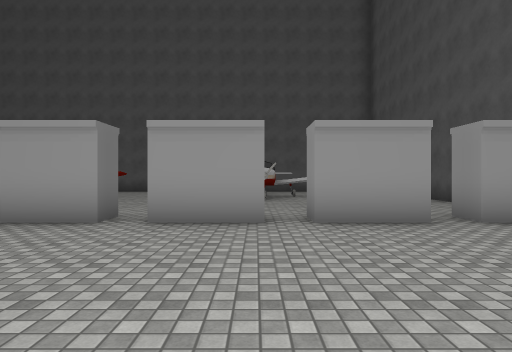
[1] (above)

24 first-person views from a walk through a Unity game level. The camera is 1.4 m above the floor, looks level and sees 75° across. The floor is counted in squares, 2 m on a side. Each view is taken from the middle of a square. On the plan, view 1 faces up. The plan holds only what a view shows up to about 10 squares ahead; the rest is blank. The place goes on beyond the plan. The player character is not drawn. Some surface patterns are stand-ins.

[2]
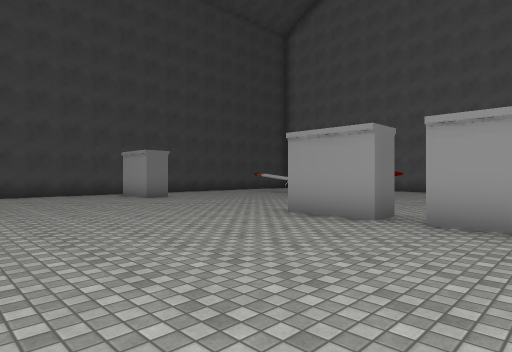

[3]
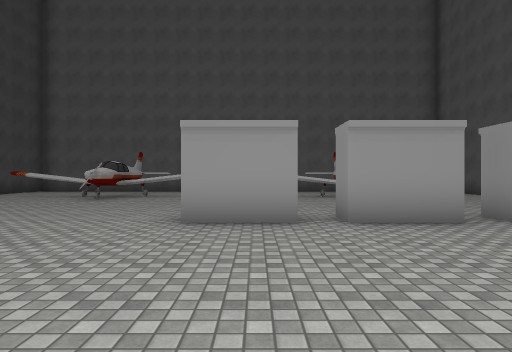

[4]
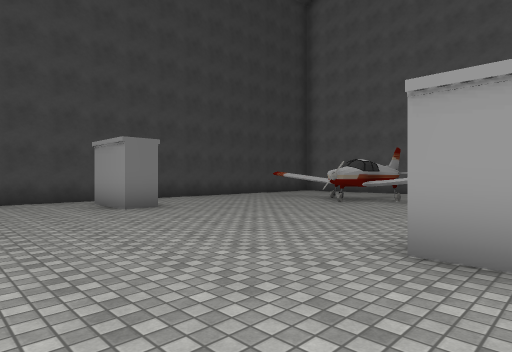

[5]
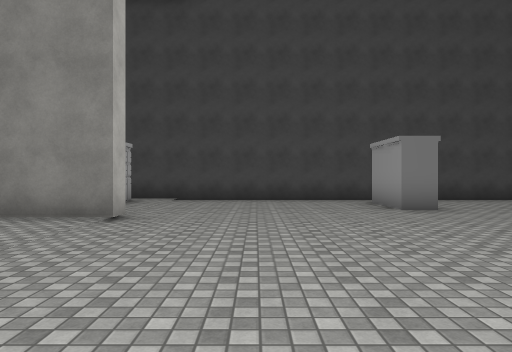

[6]
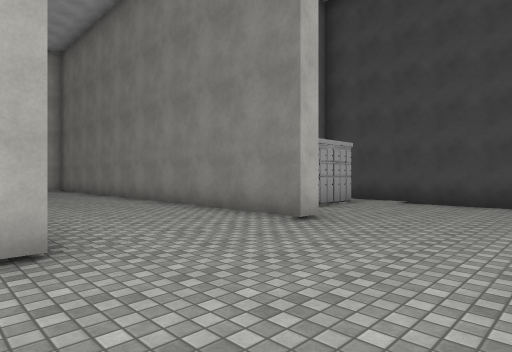

[7]
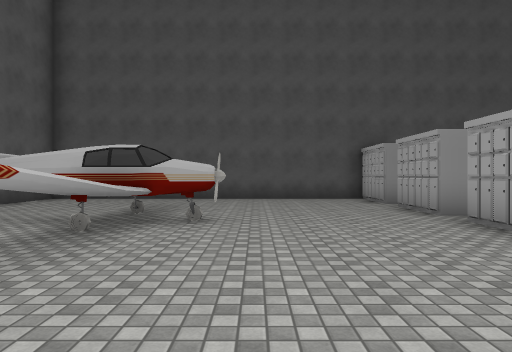

[8]
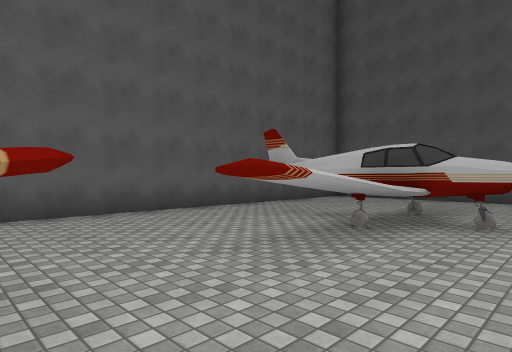

[9]
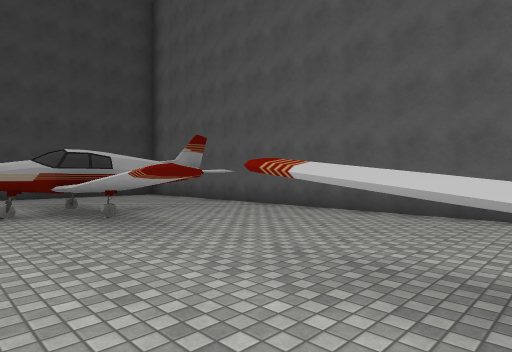

[10]
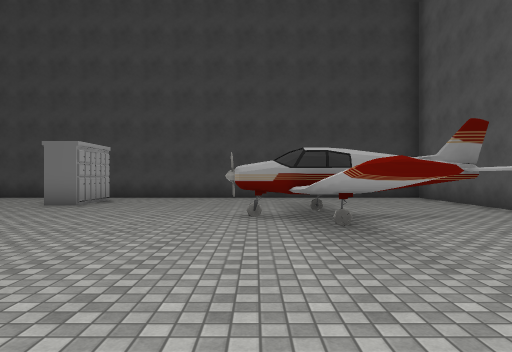

[11]
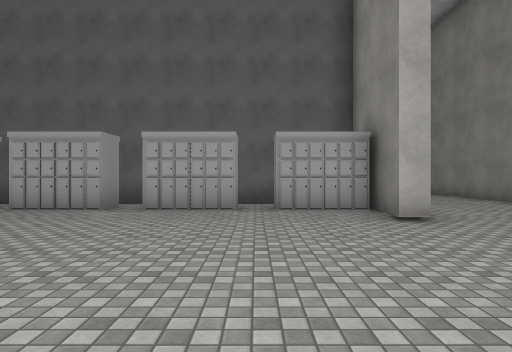

[12]
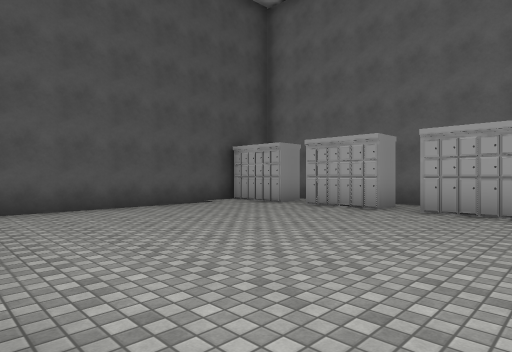

[13]
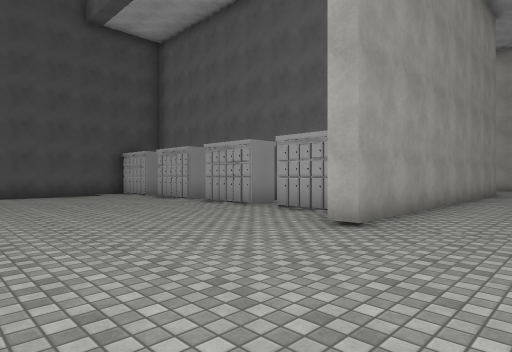

[14]
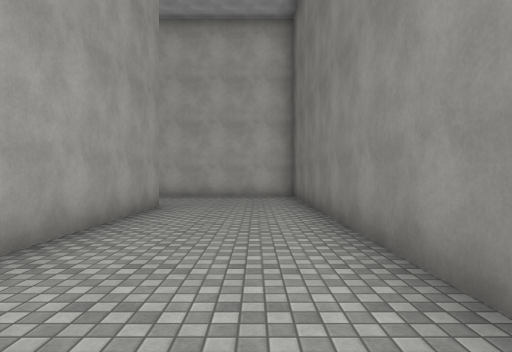

[15]
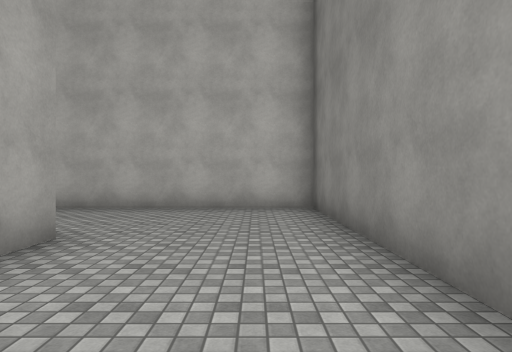

[16]
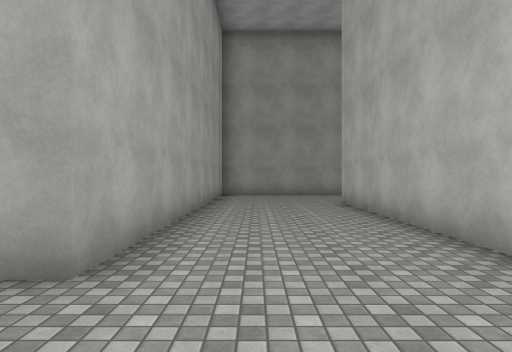

[17]
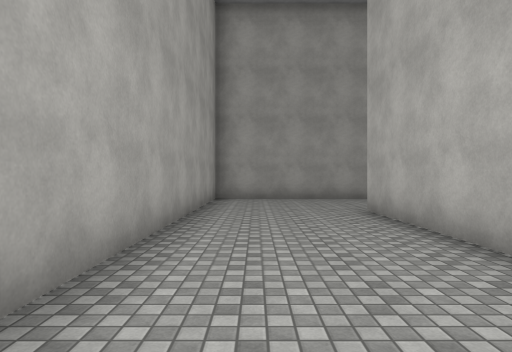

[18]
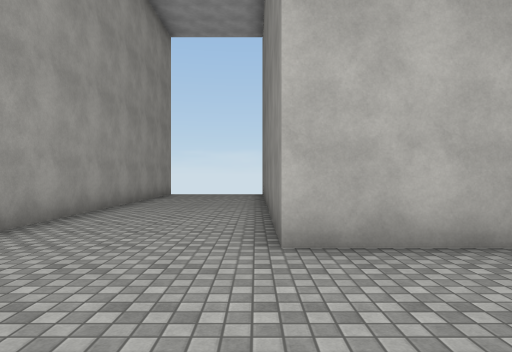

[19]
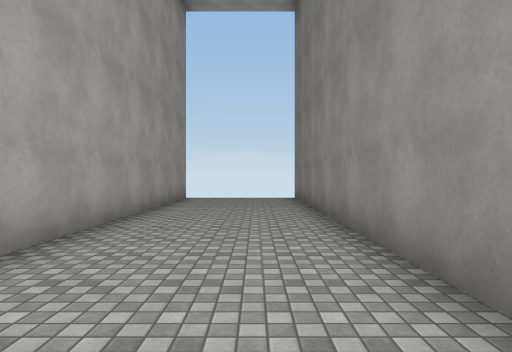

[20]
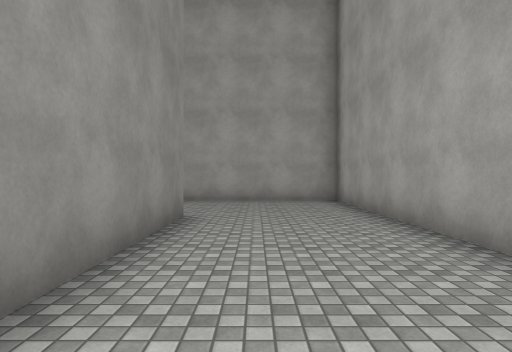

[21]
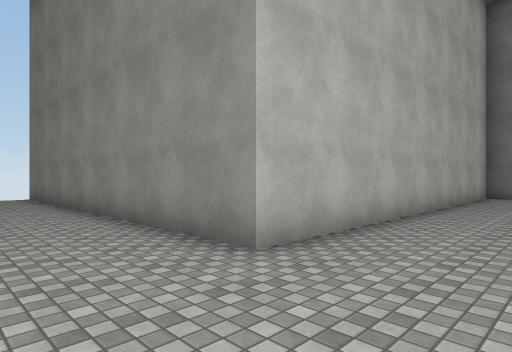

[22]
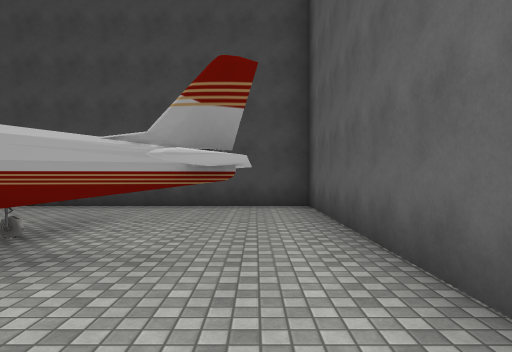

[23]
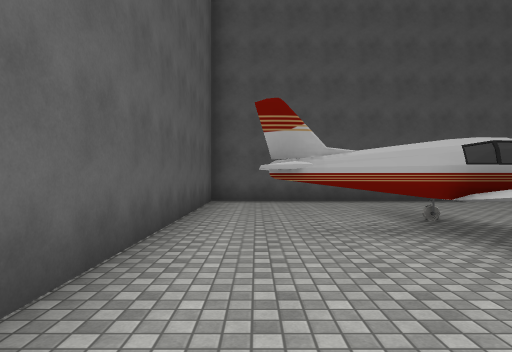

[24]
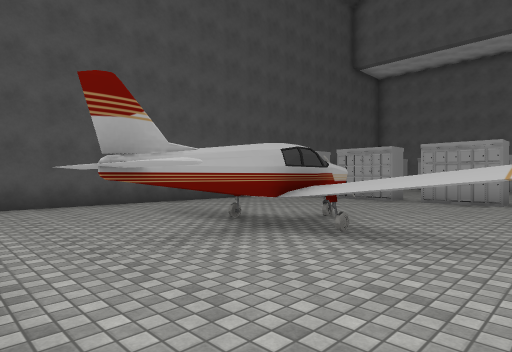

### Floor plan
Key: @ floor where view 1 was taken; # wall or solid block; x gap in a wall; . floor; ^ raised ledge; T thing the floor can be seen under or through.
Columns run from 13 left of view 1 to 6 right of it. Each row starts with its distance up from view 1.
 16 ####################
 15 #..................#
 14 #....TT......T ....#
 13 #....T.......T.....#
 12 #....T.......T.....#
 11 #. ^^T^^#.#^^T^^ ..#
 10 #....T.......T.....#
  9 #..................#
  8 #..................
  7 #..................
  6 #..................#
  5 #.##.....##.#xx#.###
  4 #..................#
  3 #..................#
  2 #..................#
  1 #..................#
  0 #............@.....#
 -1 #....#...#.........#
 -2 # ## #...##.####.###
 -3     ##...######  #
 -4     #....#
 -5     #....#
 -6     #....#
 -7     #....#
 -8     #....#
 -9     #....###########
-10     #..............#
-11     #..............#
-12     #..............#
-13     #..............#
-14     ###########....#
-15               #....#
-16               #....#
-17               #....#
-18               #....#
-19               #....#
-20               #....#
-21               #....#
-22               #....#
-23               #

Where each view was taken, in squares from view 1:
view 1: 0 up, 0 right, facing up
view 2: 0 up, 0 right, facing up-left
view 3: 0 up, 3 left, facing up
view 4: 2 up, 3 left, facing up-left
view 5: 2 up, 3 left, facing left
view 6: 3 up, 4 left, facing down-left
view 7: 9 up, 5 left, facing right
view 8: 9 up, 5 left, facing up-right
view 9: 9 up, 1 left, facing up-left
view 10: 10 up, 2 left, facing left
view 11: 5 up, 2 left, facing down
view 12: 5 up, 2 left, facing down-right
view 13: 4 up, 7 left, facing down-right
view 14: 2 down, 7 left, facing down
view 15: 6 down, 7 left, facing down
view 16: 11 down, 7 left, facing right
view 17: 11 down, 5 left, facing right
view 18: 10 down, 2 right, facing down
view 19: 12 down, 3 right, facing down
view 20: 19 down, 3 right, facing up
view 21: 11 down, 4 right, facing down-left
view 22: 14 up, 5 left, facing left
view 23: 14 up, 4 left, facing right
view 24: 15 up, 3 left, facing down-right
